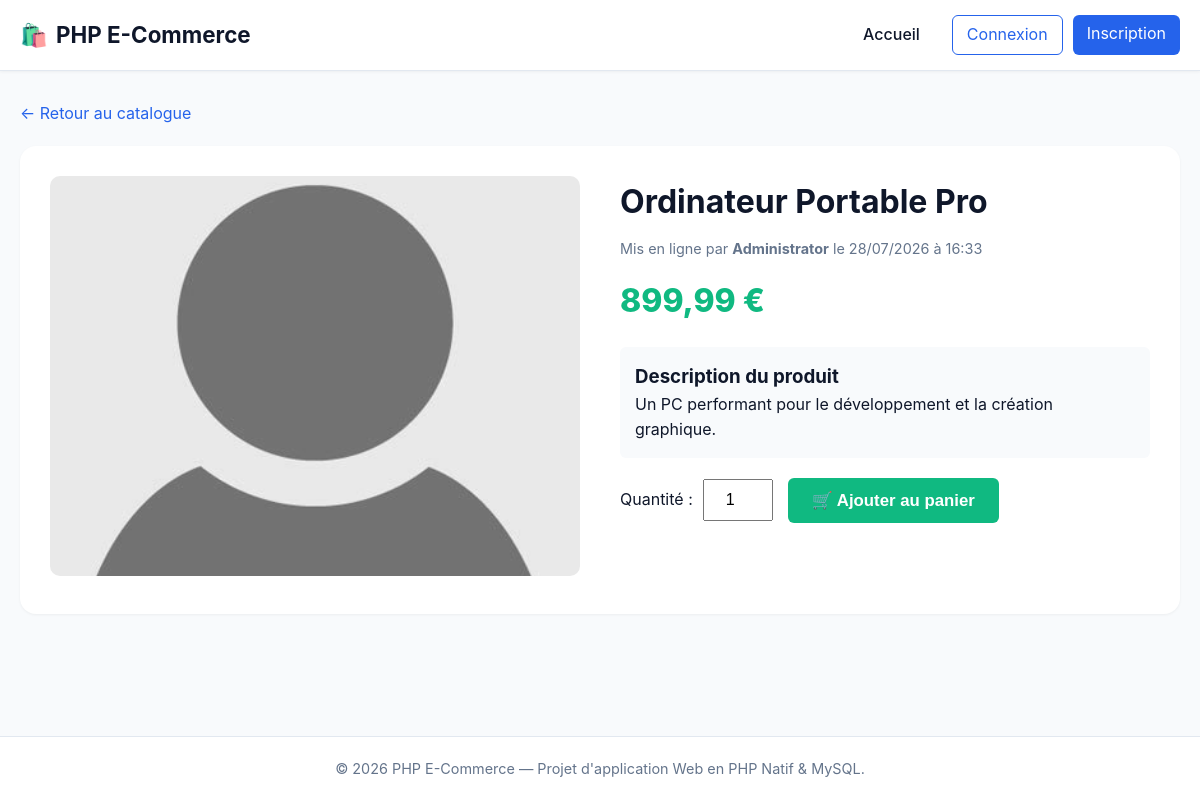
The page /backend/detail.php?id=1 on the database its author committed.
### tables this page shows
CREATE TABLE article (
    id INT AUTO_INCREMENT PRIMARY KEY,
    nom VARCHAR(100) NOT NULL,
    description TEXT NOT NULL,
    prix DECIMAL(10, 2) NOT NULL,
    date_publication DATETIME DEFAULT CURRENT_TIMESTAMP,
    auteur_id INT NOT NULL,
    image VARCHAR(255) NOT NULL DEFAULT 'default.jpg',
    FOREIGN KEY (auteur_id) REFERENCES users(id) ON DELETE CASCADE
);

CREATE TABLE users (
    id INT AUTO_INCREMENT PRIMARY KEY,
    username VARCHAR(50) NOT NULL UNIQUE,
    password VARCHAR(255) NOT NULL,
    email VARCHAR(255) NOT NULL UNIQUE,
    solde DECIMAL(10,2) DEFAULT 100.00,
    photo VARCHAR(255) DEFAULT 'default.jpg',
    role ENUM('user', 'admin') DEFAULT 'user'
);

### backend/detail.php (called while the page is built, shortened)
<?php
require_once __DIR__ . '/config/config.php';
$id = isset($_GET['id']) ? (int)$_GET['id'] : 0;
try {
    $stmt = $pdo->prepare("
        SELECT article.*, users.username AS auteur_name, COALESCE(stock.nombre, 0) AS stock_qty
        FROM article
        LEFT JOIN users ON article.auteur_id = users.id
        LEFT JOIN stock ON stock.article_id = article.id
        WHERE article.id = ?
    ");
    $stmt->execute([$id]);
    $article = $stmt->fetch(PDO::FETCH_ASSOC);
} catch (PDOException $e) {
    die("Erreur lors de la récupération du produit : " . htmlspecialchars($e->getMessage()));
}
require_once __DIR__ . '/../frontend/pages/detail.php';

### frontend/pages/detail.php (the view, shortened to what this page needs)
<!DOCTYPE html>
<html lang="fr">
<head>
    <link rel="stylesheet" href="/frontend/assets/css/style.css">
    <link rel="stylesheet" href="/frontend/assets/css/home.css">
</head>
<body>
    <?php require_once __DIR__ . '/partials/header.php'; ?>
    <main class="main-content container">
        <div class="breadcrumb" style="margin-bottom: 20px;">
            <a href="/backend/home.php">&larr; Retour au catalogue</a>
        </div>
        <div class="product-detail-layout">
            <div class="product-detail-image">
                <img
                    src="/frontend/assets/img/<?= htmlspecialchars($article['image']) ?>"
                    alt="<?= htmlspecialchars($article['nom']) ?>"
                    onerror="this.src='/frontend/assets/img/default.jpg';"
                >
            </div>
            <div class="product-detail-info">
                <h1><?= htmlspecialchars($article['nom']) ?></h1>
                <p class="product-author">
                    Mis en ligne par <strong><?= htmlspecialchars($article['auteur_name'] ?? 'Administrateur') ?></strong>
                    le <?= date('d/m/Y à H:i', strtotime($article['date_publication'])) ?>
                </p>
                <div class="product-price">
                    <?= number_format($article['prix'], 2, ',', ' ') ?> €
                </div>
                <div class="stock-status">
                    <?php if ($article['stock_qty'] > 0): ?>
                        <span class="stock-badge in-stock">
                        </span>
                    <?php else: ?>
                        <span class="stock-badge out-of-stock">
                            ✖ Rupture de stock
                        </span>
                    <?php endif; ?>
                </div>
                <div class="product-description-box">
                    <h3>Description du produit</h3>
                    <p><?= nl2br(htmlspecialchars($article['description'])) ?></p>
                </div>
                <?php if ($article['stock_qty'] > 0): ?>
                    <form method="POST" action="/backend/detail.php?id=<?= (int)$article['id'] ?>" class="add-to-cart-form">
                        <div class="quantity-picker">
                            <label for="quantite">Quantité :</label>
                            <input
                                type="number"
                                id="quantite"
                                name="quantite"
                                value="1"
                                min="1"
                                max="<?= (int)$article['stock_qty'] ?>"
                                required
                            >
                        </div>
                        <button type="submit" class="btn btn-success btn-large">
                            🛒 Ajouter au panier
                        </button>
                    </form>
                <?php else: ?>
                    <button class="btn btn-disabled btn-large" disabled>Article indisponible</button>
                <?php endif; ?>
            </div>
        </div>
    </main>
    <?php require_once __DIR__ . '/partials/footer.php'; ?>
</body>
</html>

### frontend/assets/css/style.css (style rules this page uses)
:root { --primary-color: #2563eb; --primary-hover: #1d4ed8; --secondary-color: #64748b; --success-color: #10b981; --success-hover: #059669; --danger-color: #ef4444; --danger-hover: #dc2626; --warning-color: #f59e0b; --bg-color: #f8fafc; --card-bg: #ffffff; --text-color: #0f172a; --text-muted: #64748b; --border-color: #e2e8f0; --radius-sm: 6px; --radius-md: 10px; --radius-lg: 16px; --shadow-sm: 0 1px 3px rgba(0,0,0,0.05); --shadow-md: 0 4px 6px -1px rgba(0,0,0,0.1), 0 2px 4px -1px rgba(0,0,0,0.06); --shadow-lg: 0 10px 15px -3px rgba(0,0,0,0.1), 0 4px 6px -2px rgba(0,0,0,0.05); }
* { box-sizing: border-box; margin: 0; padding: 0; }
body { font-family: -apple-system, BlinkMacSystemFont, "Segoe UI", Roboto, Helvetica, Arial, sans-serif; background-color: var(--bg-color); color: var(--text-color); line-height: 1.6; display: flex; flex-direction: column; min-height: 100vh; }
a { color: var(--primary-color); text-decoration: none; transition: color 0.2s ease; }
.container { max-width: 1200px; margin: 0 auto; padding: 20px; width: 100%; }
.main-content { flex: 1; padding-top: 30px; padding-bottom: 40px; }
.btn { display: inline-flex; align-items: center; justify-content: center; padding: 8px 16px; font-size: 0.95rem; font-weight: 600; border-radius: var(--radius-sm); border: none; cursor: pointer; transition: all 0.2s ease; text-align: center; }
.btn-success { background-color: var(--success-color); color: white; }
.btn-large { padding: 12px 24px; font-size: 1.05rem; }

### frontend/assets/css/home.css (style rules this page uses)
.stock-badge { position: absolute; top: 10px; right: 10px; padding: 4px 10px; border-radius: 999px; font-size: 0.75rem; font-weight: 700; text-transform: uppercase; }
.in-stock { background-color: #d1fae5; color: #065f46; }
.product-detail-layout { display: grid; grid-template-columns: 1fr 1fr; gap: 40px; background: white; padding: 30px; border-radius: var(--radius-lg); box-shadow: var(--shadow-sm); }
.product-detail-image img { width: 100%; max-height: 400px; object-fit: cover; border-radius: var(--radius-md); }
.product-detail-info h1 { font-size: 2rem; margin-bottom: 10px; }
.product-author { color: var(--text-muted); font-size: 0.9rem; margin-bottom: 15px; }
.product-price { font-size: 2rem; font-weight: 800; color: var(--success-color); margin-bottom: 15px; }
.product-description-box { margin: 20px 0; padding: 15px; background: #f8fafc; border-radius: var(--radius-sm); }
.add-to-cart-form { display: flex; gap: 15px; align-items: center; margin-top: 20px; }
.quantity-picker { display: flex; align-items: center; gap: 10px; }
.quantity-picker input { width: 70px; padding: 10px; text-align: center; font-size: 1rem; }

### rows shown on the page
article: image (placeholder picture), nom "Ordinateur Portable Pro", auteur.username "Administrator", date_publication "28/07/2026 à 16:33", prix "899,99", description "Un PC performant pour le développement et la création graphique."
